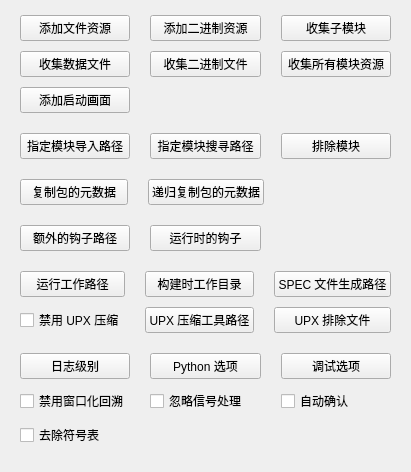
         <widget class="QWidget" name="page_advance">
          <layout class="QVBoxLayout" name="verticalLayout_50">
           <property name="spacing">
            <number>10</number>
           </property>
           <property name="leftMargin">
            <number>10</number>
           </property>
           <property name="topMargin">
            <number>10</number>
           </property>
           <property name="rightMargin">
            <number>10</number>
           </property>
           <property name="bottomMargin">
            <number>10</number>
           </property>
           <item>
            <widget class="QWidget" name="widget_31" native="true">
             <property name="sizePolicy">
              <sizepolicy hsizetype="Expanding" vsizetype="Expanding">
               <horstretch>0</horstretch>
               <verstretch>90</verstretch>
              </sizepolicy>
             </property>
             <property name="wdg_group" stdset="0">
              <string>area_widget</string>
             </property>
             <layout class="QGridLayout" name="gridLayout">
              <property name="leftMargin">
               <number>10</number>
              </property>
              <property name="topMargin">
               <number>5</number>
              </property>
              <property name="rightMargin">
               <number>10</number>
              </property>
              <property name="bottomMargin">
               <number>5</number>
              </property>
              <property name="horizontalSpacing">
               <number>20</number>
              </property>
              <property name="verticalSpacing">
               <number>10</number>
              </property>
              <item row="0" column="0">
               <widget class="QPushButton" name="pushButton_3">
                <property name="sizePolicy">
                 <sizepolicy hsizetype="Expanding" vsizetype="Expanding">
                  <horstretch>0</horstretch>
                  <verstretch>0</verstretch>
                 </sizepolicy>
                </property>
                <property name="cursor">
                 <cursorShape>PointingHandCursor</cursorShape>
                </property>
                <property name="text">
                 <string>添加文件资源</string>
                </property>
               </widget>
              </item>
              <item row="0" column="1">
               <widget class="QPushButton" name="pushButton_5">
                <property name="sizePolicy">
                 <sizepolicy hsizetype="Expanding" vsizetype="Expanding">
                  <horstretch>0</horstretch>
                  <verstretch>0</verstretch>
                 </sizepolicy>
                </property>
                <property name="cursor">
                 <cursorShape>PointingHandCursor</cursorShape>
                </property>
                <property name="text">
                 <string>添加二进制资源</string>
                </property>
               </widget>
              </item>
              <item row="0" column="2">
               <widget class="QPushButton" name="pushButton_35">
                <property name="sizePolicy">
                 <sizepolicy hsizetype="Expanding" vsizetype="Expanding">
                  <horstretch>0</horstretch>
                  <verstretch>0</verstretch>
                 </sizepolicy>
                </property>
                <property name="cursor">
                 <cursorShape>PointingHandCursor</cursorShape>
                </property>
                <property name="text">
                 <string>收集子模块</string>
                </property>
               </widget>
              </item>
              <item row="1" column="0">
               <widget class="QPushButton" name="pushButton_36">
                <property name="sizePolicy">
                 <sizepolicy hsizetype="Expanding" vsizetype="Expanding">
                  <horstretch>0</horstretch>
                  <verstretch>0</verstretch>
                 </sizepolicy>
                </property>
                <property name="cursor">
                 <cursorShape>PointingHandCursor</cursorShape>
                </property>
                <property name="text">
                 <string>收集数据文件</string>
                </property>
               </widget>
              </item>
              <item row="1" column="1">
               <widget class="QPushButton" name="pushButton_37">
                <property name="sizePolicy">
                 <sizepolicy hsizetype="Expanding" vsizetype="Expanding">
                  <horstretch>0</horstretch>
                  <verstretch>0</verstretch>
                 </sizepolicy>
                </property>
                <property name="cursor">
                 <cursorShape>PointingHandCursor</cursorShape>
                </property>
                <property name="text">
                 <string>收集二进制文件</string>
                </property>
               </widget>
              </item>
              <item row="1" column="2">
               <widget class="QPushButton" name="pushButton_38">
                <property name="sizePolicy">
                 <sizepolicy hsizetype="Expanding" vsizetype="Expanding">
                  <horstretch>0</horstretch>
                  <verstretch>0</verstretch>
                 </sizepolicy>
                </property>
                <property name="cursor">
                 <cursorShape>PointingHandCursor</cursorShape>
                </property>
                <property name="text">
                 <string>收集所有模块资源</string>
                </property>
               </widget>
              </item>
              <item row="2" column="0">
               <widget class="QPushButton" name="pushButton">
                <property name="sizePolicy">
                 <sizepolicy hsizetype="Expanding" vsizetype="Expanding">
                  <horstretch>0</horstretch>
                  <verstretch>0</verstretch>
                 </sizepolicy>
                </property>
                <property name="cursor">
                 <cursorShape>PointingHandCursor</cursorShape>
                </property>
                <property name="text">
                 <string>添加启动画面</string>
                </property>
               </widget>
              </item>
             </layout>
            </widget>
           </item>
           <item>
            <widget class="QWidget" name="widget_81" native="true">
             <property name="sizePolicy">
              <sizepolicy hsizetype="Expanding" vsizetype="Expanding">
               <horstretch>0</horstretch>
               <verstretch>35</verstretch>
              </sizepolicy>
             </property>
             <property name="wdg_group" stdset="0">
              <string>area_widget</string>
             </property>
             <layout class="QGridLayout" name="gridLayout_2">
              <property name="leftMargin">
               <number>10</number>
              </property>
              <property name="topMargin">
               <number>5</number>
              </property>
              <property name="rightMargin">
               <number>10</number>
              </property>
              <property name="bottomMargin">
               <number>5</number>
              </property>
              <property name="horizontalSpacing">
               <number>20</number>
              </property>
              <property name="verticalSpacing">
               <number>10</number>
              </property>
              <item row="0" column="0">
               <widget class="QPushButton" name="pushButton_10">
                <property name="sizePolicy">
                 <sizepolicy hsizetype="Expanding" vsizetype="Expanding">
                  <horstretch>0</horstretch>
                  <verstretch>0</verstretch>
                 </sizepolicy>
                </property>
                <property name="cursor">
                 <cursorShape>PointingHandCursor</cursorShape>
                </property>
                <property name="text">
                 <string>指定模块导入路径</string>
                </property>
               </widget>
              </item>
              <item row="0" column="1">
               <widget class="QPushButton" name="pushButton_11">
                <property name="sizePolicy">
                 <sizepolicy hsizetype="Expanding" vsizetype="Expanding">
                  <horstretch>0</horstretch>
                  <verstretch>0</verstretch>
                 </sizepolicy>
                </property>
                <property name="cursor">
                 <cursorShape>PointingHandCursor</cursorShape>
                </property>
                <property name="text">
                 <string>指定模块搜寻路径</string>
                </property>
               </widget>
              </item>
              <item row="0" column="2">
               <widget class="QPushButton" name="pushButton_43">
                <property name="sizePolicy">
                 <sizepolicy hsizetype="Expanding" vsizetype="Expanding">
                  <horstretch>0</horstretch>
                  <verstretch>0</verstretch>
                 </sizepolicy>
                </property>
                <property name="cursor">
                 <cursorShape>PointingHandCursor</cursorShape>
                </property>
                <property name="text">
                 <string>排除模块</string>
                </property>
               </widget>
              </item>
             </layout>
            </widget>
           </item>
           <item>
            <widget class="QWidget" name="widget" native="true">
             <property name="sizePolicy">
              <sizepolicy hsizetype="Expanding" vsizetype="Expanding">
               <horstretch>0</horstretch>
               <verstretch>35</verstretch>
              </sizepolicy>
             </property>
             <property name="wdg_group" stdset="0">
              <string>area_widget</string>
             </property>
             <layout class="QGridLayout" name="gridLayout_3">
              <property name="leftMargin">
               <number>10</number>
              </property>
              <property name="topMargin">
               <number>5</number>
              </property>
              <property name="rightMargin">
               <number>10</number>
              </property>
              <property name="bottomMargin">
               <number>5</number>
              </property>
              <property name="horizontalSpacing">
               <number>20</number>
              </property>
              <property name="verticalSpacing">
               <number>10</number>
              </property>
              <item row="0" column="0">
               <widget class="QPushButton" name="pushButton_39">
                <property name="sizePolicy">
                 <sizepolicy hsizetype="Expanding" vsizetype="Expanding">
                  <horstretch>0</horstretch>
                  <verstretch>0</verstretch>
                 </sizepolicy>
                </property>
                <property name="cursor">
                 <cursorShape>PointingHandCursor</cursorShape>
                </property>
                <property name="text">
                 <string>复制包的元数据</string>
                </property>
               </widget>
              </item>
              <item row="0" column="1">
               <widget class="QPushButton" name="pushButton_40">
                <property name="sizePolicy">
                 <sizepolicy hsizetype="Expanding" vsizetype="Expanding">
                  <horstretch>0</horstretch>
                  <verstretch>0</verstretch>
                 </sizepolicy>
                </property>
                <property name="cursor">
                 <cursorShape>PointingHandCursor</cursorShape>
                </property>
                <property name="text">
                 <string>递归复制包的元数据</string>
                </property>
               </widget>
              </item>
              <item row="0" column="2">
               <widget class="QWidget" name="widget_79" native="true">
                <property name="sizePolicy">
                 <sizepolicy hsizetype="Expanding" vsizetype="Expanding">
                  <horstretch>0</horstretch>
                  <verstretch>0</verstretch>
                 </sizepolicy>
                </property>
               </widget>
              </item>
             </layout>
            </widget>
           </item>
           <item>
            <widget class="QWidget" name="widget_3" native="true">
             <property name="sizePolicy">
              <sizepolicy hsizetype="Expanding" vsizetype="Expanding">
               <horstretch>0</horstretch>
               <verstretch>35</verstretch>
              </sizepolicy>
             </property>
             <property name="wdg_group" stdset="0">
              <string>area_widget</string>
             </property>
             <layout class="QGridLayout" name="gridLayout_4">
              <property name="leftMargin">
               <number>10</number>
              </property>
              <property name="topMargin">
               <number>5</number>
              </property>
              <property name="rightMargin">
               <number>10</number>
              </property>
              <property name="bottomMargin">
               <number>5</number>
              </property>
              <property name="horizontalSpacing">
               <number>20</number>
              </property>
              <property name="verticalSpacing">
               <number>10</number>
              </property>
              <item row="0" column="0">
               <widget class="QPushButton" name="pushButton_41">
                <property name="sizePolicy">
                 <sizepolicy hsizetype="Expanding" vsizetype="Expanding">
                  <horstretch>0</horstretch>
                  <verstretch>0</verstretch>
                 </sizepolicy>
                </property>
                <property name="cursor">
                 <cursorShape>PointingHandCursor</cursorShape>
                </property>
                <property name="text">
                 <string>额外的钩子路径</string>
                </property>
               </widget>
              </item>
              <item row="0" column="1">
               <widget class="QPushButton" name="pushButton_42">
                <property name="sizePolicy">
                 <sizepolicy hsizetype="Expanding" vsizetype="Expanding">
                  <horstretch>0</horstretch>
                  <verstretch>0</verstretch>
                 </sizepolicy>
                </property>
                <property name="cursor">
                 <cursorShape>PointingHandCursor</cursorShape>
                </property>
                <property name="text">
                 <string>运行时的钩子</string>
                </property>
               </widget>
              </item>
              <item row="0" column="2">
               <widget class="QWidget" name="widget_30" native="true">
                <property name="sizePolicy">
                 <sizepolicy hsizetype="Expanding" vsizetype="Expanding">
                  <horstretch>0</horstretch>
                  <verstretch>0</verstretch>
                 </sizepolicy>
                </property>
               </widget>
              </item>
             </layout>
            </widget>
           </item>
           <item>
            <widget class="QWidget" name="widget_82" native="true">
             <property name="sizePolicy">
              <sizepolicy hsizetype="Expanding" vsizetype="Expanding">
               <horstretch>0</horstretch>
               <verstretch>62</verstretch>
              </sizepolicy>
             </property>
             <property name="wdg_group" stdset="0">
              <string>area_widget</string>
             </property>
             <layout class="QGridLayout" name="gridLayout_5">
              <property name="leftMargin">
               <number>10</number>
              </property>
              <property name="topMargin">
               <number>5</number>
              </property>
              <property name="rightMargin">
               <number>10</number>
              </property>
              <property name="bottomMargin">
               <number>5</number>
              </property>
              <property name="horizontalSpacing">
               <number>20</number>
              </property>
              <property name="verticalSpacing">
               <number>10</number>
              </property>
              <item row="0" column="0">
               <widget class="QPushButton" name="pushButton_44">
                <property name="sizePolicy">
                 <sizepolicy hsizetype="Expanding" vsizetype="Expanding">
                  <horstretch>0</horstretch>
                  <verstretch>0</verstretch>
                 </sizepolicy>
                </property>
                <property name="cursor">
                 <cursorShape>PointingHandCursor</cursorShape>
                </property>
                <property name="text">
                 <string>运行工作路径</string>
                </property>
               </widget>
              </item>
              <item row="0" column="1">
               <widget class="QPushButton" name="pushButton_30">
                <property name="sizePolicy">
                 <sizepolicy hsizetype="Expanding" vsizetype="Expanding">
                  <horstretch>0</horstretch>
                  <verstretch>0</verstretch>
                 </sizepolicy>
                </property>
                <property name="cursor">
                 <cursorShape>PointingHandCursor</cursorShape>
                </property>
                <property name="text">
                 <string>构建时工作目录</string>
                </property>
               </widget>
              </item>
              <item row="0" column="2">
               <widget class="QPushButton" name="pushButton_47">
                <property name="sizePolicy">
                 <sizepolicy hsizetype="Expanding" vsizetype="Expanding">
                  <horstretch>0</horstretch>
                  <verstretch>0</verstretch>
                 </sizepolicy>
                </property>
                <property name="cursor">
                 <cursorShape>PointingHandCursor</cursorShape>
                </property>
                <property name="text">
                 <string>SPEC 文件生成路径</string>
                </property>
               </widget>
              </item>
              <item row="1" column="0">
               <widget class="QCheckBox" name="checkBox_10">
                <property name="sizePolicy">
                 <sizepolicy hsizetype="Expanding" vsizetype="Expanding">
                  <horstretch>0</horstretch>
                  <verstretch>0</verstretch>
                 </sizepolicy>
                </property>
                <property name="cursor">
                 <cursorShape>PointingHandCursor</cursorShape>
                </property>
                <property name="text">
                 <string>禁用 UPX 压缩</string>
                </property>
               </widget>
              </item>
              <item row="1" column="1">
               <widget class="QPushButton" name="pushButton_45">
                <property name="sizePolicy">
                 <sizepolicy hsizetype="Expanding" vsizetype="Expanding">
                  <horstretch>0</horstretch>
                  <verstretch>0</verstretch>
                 </sizepolicy>
                </property>
                <property name="cursor">
                 <cursorShape>PointingHandCursor</cursorShape>
                </property>
                <property name="text">
                 <string>UPX 压缩工具路径</string>
                </property>
               </widget>
              </item>
              <item row="1" column="2">
               <widget class="QPushButton" name="pushButton_31">
                <property name="sizePolicy">
                 <sizepolicy hsizetype="Expanding" vsizetype="Expanding">
                  <horstretch>0</horstretch>
                  <verstretch>0</verstretch>
                 </sizepolicy>
                </property>
                <property name="cursor">
                 <cursorShape>PointingHandCursor</cursorShape>
                </property>
                <property name="text">
                 <string>UPX 排除文件</string>
                </property>
               </widget>
              </item>
             </layout>
            </widget>
           </item>
           <item>
            <widget class="QWidget" name="widget_80" native="true">
             <property name="sizePolicy">
              <sizepolicy hsizetype="Expanding" vsizetype="Expanding">
               <horstretch>0</horstretch>
               <verstretch>90</verstretch>
              </sizepolicy>
             </property>
             <property name="wdg_group" stdset="0">
              <string>area_widget</string>
             </property>
             <layout class="QGridLayout" name="gridLayout_6">
              <property name="leftMargin">
               <number>10</number>
              </property>
              <property name="topMargin">
               <number>5</number>
              </property>
              <property name="rightMargin">
               <number>10</number>
              </property>
              <property name="bottomMargin">
               <number>5</number>
              </property>
              <property name="horizontalSpacing">
               <number>20</number>
              </property>
              <property name="verticalSpacing">
               <number>10</number>
              </property>
              <item row="0" column="0">
               <widget class="QPushButton" name="pushButton_46">
                <property name="sizePolicy">
                 <sizepolicy hsizetype="Expanding" vsizetype="Expanding">
                  <horstretch>0</horstretch>
                  <verstretch>0</verstretch>
                 </sizepolicy>
                </property>
                <property name="cursor">
                 <cursorShape>PointingHandCursor</cursorShape>
                </property>
                <property name="text">
                 <string>日志级别</string>
                </property>
               </widget>
              </item>
              <item row="0" column="1">
               <widget class="QPushButton" name="pushButton_33">
                <property name="sizePolicy">
                 <sizepolicy hsizetype="Expanding" vsizetype="Expanding">
                  <horstretch>0</horstretch>
                  <verstretch>0</verstretch>
                 </sizepolicy>
                </property>
                <property name="cursor">
                 <cursorShape>PointingHandCursor</cursorShape>
                </property>
                <property name="text">
                 <string>Python 选项</string>
                </property>
               </widget>
              </item>
              <item row="0" column="2">
               <widget class="QPushButton" name="pushButton_34">
                <property name="sizePolicy">
                 <sizepolicy hsizetype="Expanding" vsizetype="Expanding">
                  <horstretch>0</horstretch>
                  <verstretch>0</verstretch>
                 </sizepolicy>
                </property>
                <property name="cursor">
                 <cursorShape>PointingHandCursor</cursorShape>
                </property>
                <property name="text">
                 <string>调试选项</string>
                </property>
               </widget>
              </item>
              <item row="1" column="0">
               <widget class="QCheckBox" name="checkBox_8">
                <property name="sizePolicy">
                 <sizepolicy hsizetype="Expanding" vsizetype="Expanding">
                  <horstretch>0</horstretch>
                  <verstretch>0</verstretch>
                 </sizepolicy>
                </property>
                <property name="cursor">
                 <cursorShape>PointingHandCursor</cursorShape>
                </property>
                <property name="text">
                 <string>禁用窗口化回溯</string>
                </property>
               </widget>
              </item>
              <item row="1" column="1">
               <widget class="QCheckBox" name="checkBox_7">
                <property name="sizePolicy">
                 <sizepolicy hsizetype="Expanding" vsizetype="Expanding">
                  <horstretch>0</horstretch>
                  <verstretch>0</verstretch>
                 </sizepolicy>
                </property>
                <property name="cursor">
                 <cursorShape>PointingHandCursor</cursorShape>
                </property>
                <property name="text">
                 <string>忽略信号处理</string>
                </property>
               </widget>
              </item>
              <item row="1" column="2">
               <widget class="QCheckBox" name="checkBox_15">
                <property name="sizePolicy">
                 <sizepolicy hsizetype="Expanding" vsizetype="Expanding">
                  <horstretch>0</horstretch>
                  <verstretch>0</verstretch>
                 </sizepolicy>
                </property>
                <property name="cursor">
                 <cursorShape>PointingHandCursor</cursorShape>
                </property>
                <property name="text">
                 <string>自动确认</string>
                </property>
               </widget>
              </item>
              <item row="2" column="0">
               <widget class="QCheckBox" name="checkBox_11">
                <property name="sizePolicy">
                 <sizepolicy hsizetype="Expanding" vsizetype="Expanding">
                  <horstretch>0</horstretch>
                  <verstretch>0</verstretch>
                 </sizepolicy>
                </property>
                <property name="cursor">
                 <cursorShape>PointingHandCursor</cursorShape>
                </property>
                <property name="text">
                 <string>去除符号表</string>
                </property>
               </widget>
              </item>
             </layout>
            </widget>
           </item>
           <item>
            <widget class="QWidget" name="widget_83" native="true">
             <property name="sizePolicy">
              <sizepolicy hsizetype="Expanding" vsizetype="Expanding">
               <horstretch>0</horstretch>
               <verstretch>50</verstretch>
              </sizepolicy>
             </property>
            </widget>
           </item>
          </layout>
         </widget>
